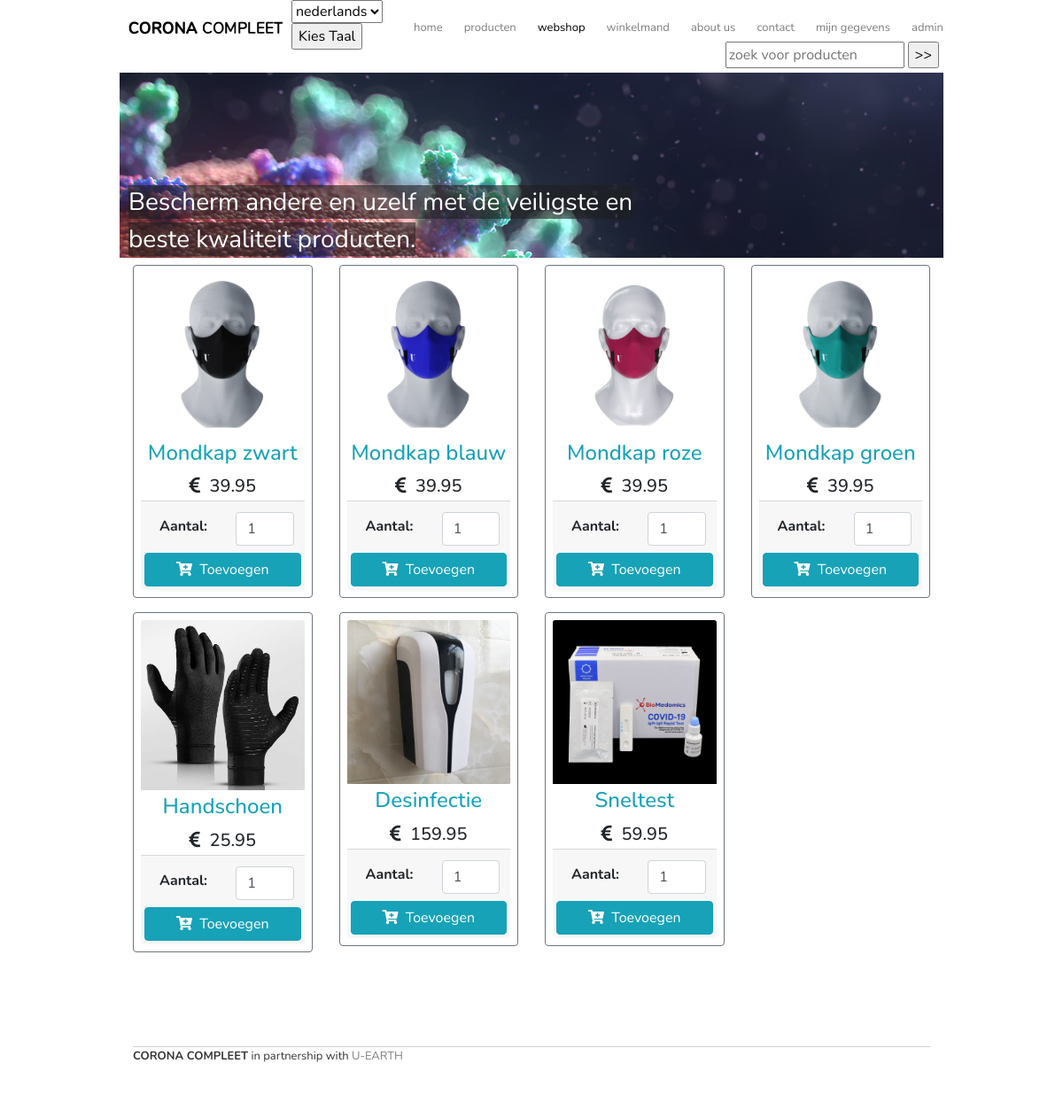
Screenshot of /pagina/webshop.php with the database file from the repository.
### tables this page shows
CREATE TABLE `producten` (
  `productnummer` INT(50) AUTO_INCREMENT,
  `naam` VARCHAR(50) NOT NULL,
  `prijs` VARCHAR(50) ,
  `image` VARCHAR(255) ,
  `voorraad` INT(50) ,
  PRIMARY KEY (`productnummer`)
);

### talen/vertaal.php (called while the page is built, shortened)
<?PHP
$aTalen = array ("nederlands", "engels");
?>

### models/functions.php (called while the page is built, shortened)
<?php
function ExecuteQuery($conn, $query, $params = array()) {
  $stmt = $conn->prepare($query);
  $stmt->execute($params);
return $stmt;
}
function FetchQuery($conn, $query, $params = array()) {
    return ExecuteQuery($conn, $query, $params)->fetchAll(PDO::FETCH_ASSOC);
}
?>

### pagina/webshop.php (the view, shortened to what this page needs)
<?php
  $page = 'webshop';
  require_once 'header.php';
  include('../models/functions.php');
  include('../models/config.php');
?>
<div class="container">
    <div class="row mt-2 pb-3">
      <?php
      $result = FetchQuery($conn, "SELECT * FROM producten", array());
      foreach ($result as $row) :
      ?>
      <div class="col-sm-6 col-md-4 col-lg-3 mb-2">
        <div class="card-deck">
          <div class="card p-2 border-secondary mb-2">
            <img src="<?php echo $row["image"]?>" class="card-img-top">
            <div class="card-body p-1">
              <h4 class="card-title text-center text-info"><?php echo $row["naam"]?></h4>
              <h5 class="card-text text-center"><i class="fas fa-euro-sign"></i>&nbsp;&nbsp;<?php echo number_format($row["prijs"],2)?></h5>
            </div>
            <div class="card-footer p-1">
              <form action="../models/toevoegen.php" class="form-submit" method="post">
                <div class="row p-2">
                  <div class="col-md-6 py-1 pl-4">
                    <b>Aantal: </b>
                  </div>
                  <div class="col-md-6">
                    <input type="number" class="form-control" name="aantal" value="1">
                  </div>
                </div>
                <button class="btn btn-info btn-block addItemBtn"></a><i class="fas fa-cart-plus"></i>&nbsp;&nbsp;Toevoegen</button>
              </form>
            </div>
          </div>
        </div>
      </div>
      <?php endforeach; ?>
    </div>
	<br/>
	<footer class="borderfooter">
		<p><strong>CORONA COMPLEET</strong> in partnership with <a href="https://www.u-earth.eu/">U-EARTH</a></p>
	</footer>
</div>
</body>
</html>

### pagina/header.php (shortened to what this page needs)
<?php
include_once __DIR__ . '/../talen/vertaal.php';
?>
<!DOCTYPE html>
<html lang="nl">
<head>
	<link rel='stylesheet' href='https://cdnjs.cloudflare.com/ajax/libs/font-awesome/5.9.0/css/all.min.css' />
	<link rel="stylesheet" href="https://localhost/git-coronacompleet/BLOK4/css/bootstrap.css">
	<link rel="stylesheet" href="https://localhost/git-coronacompleet/BLOK4/css/bootstrap-grid.css">
	<link rel="stylesheet" href="https://localhost/git-coronacompleet/BLOK4/css/style.css">
</head>
<body>
	<div class="container">
		<header>
			<a href="https://localhost/git-coronacompleet/BLOK4/index.php"><h1>CORONA COMPLEET</h1></a>
			<nav>
				<ul class="nav-list">
					<li><a href="https://localhost/git-coronacompleet/BLOK4/index.php"<?php if(isset($page) && $page == "index") echo " class='selected'";?>>Home</a></li>
					<li><a href="https://localhost/git-coronacompleet/BLOK4/pagina/producten.php"<?php if(isset($page) && $page == "producten") echo " class='selected'";?>>Producten</a>
					</li>
					<li><a href="https://localhost/git-coronacompleet/BLOK4/pagina/webshop.php"<?php if(isset($page) && $page == "webshop") echo ' class="selected"';?>>Webshop</a></li>
					<li><a href="https://localhost/git-coronacompleet/BLOK4/pagina/winkelmand.php"<?php if(isset($page) && $page == "winkelmand") echo " class='selected'";?>>Winkelmand </a><span id="cart-item" class="badge badge-dark"></span></li>
					<li><a href="https://localhost/git-coronacompleet/BLOK4/pagina/aboutus.php"<?php if(isset($page) && $page == "aboutus") echo " class='selected'";?>>About us</a></li>
					<li><a href="https://localhost/git-coronacompleet/BLOK4/pagina/contact.php"<?php if(isset($page) && $page == "contact") echo " class='selected'";?>>Contact</a></li>
					<li><a href="https://localhost/git-coronacompleet/BLOK4/pagina/mijngegevens.php"<?php if(isset($page) && $page == "mijngegevens") echo " class='selected'";?>>Mijn gegevens</a>
					</li>
					<li><a href="https://localhost/git-coronacompleet/BLOK4/pagina/admin.php"<?php if(isset($page) && $page == "admin") echo " class='selected'";?>>Admin</a></li>
				</ul>
			</nav>
			<div class = "zoekBar">
				<form action = "zoekfunctie.php" method="post">
					<input type="text" name="zoeken" placeholder= "zoek voor producten"/>
					<input type="submit" value=">>"/>
				</form>
			</div>
			<form action="" method="post">
            <select name="taalkeuze">
                <?PHP
                for ($i=0; $i < count ($aTalen); $i++)
                {
                ?>
                    <option value="<?=$aTalen[$i];?>"><?=$aTalen[$i];?></option>
                <?PHP
                }
                ?>
            </select>
            <input name="kiezen" type="submit" value="Kies Taal" />
        </form>
			<div class="banner">
				<span class="spanwrap">
					Bescherm andere en uzelf met de veiligste en beste kwaliteit producten.
				</span>
			</div>
		</header>

### css/style.css (style rules this page uses)
.zoekBar { float:right; padding:5px; }
body { font-family: 'Nunito', sans-serif; overflow-y:scroll; }
p { font-size: 33px; line-height: initial; color: #353535; }
h1, h2, h3 { letter-spacing: -1px; }
a { color: #7e7e7e; text-decoration: none; }
a:hover, .selected { color: black; }
li { margin-left: 24px; }
ul { font-size: 33px; color: #353535; }
.borderfooter { border-top: 1px solid #d1d1d1; padding-bottom: 20px; margin-top: 50px; margin-bottom: 15px; line-height: 1em; }
.container { margin-left: initial; max-width: initial; }
@media (min-width: 992px) { p { font-size: 13px; line-height: 20px; } }
@media (min-width: 992px) { .container { margin-left: auto; max-width: 960px; } }
header { overflow: hidden; height:291px; }
header h1 { background: url(../img/logo.png) no-repeat; text-indent: -9999px; width: 174px; height: 23px; margin: 35px 10px 22px; float: left; }
@media (min-width: 992px) { header h1 { background: url(../img/logo.png) no-repeat; text-indent: -9999px; width: 174px; height: 23px; margin: 20px 10px 22px; float: left; } }
.nav-list { background: url(../img/logo.png) no-repeat; background-position: 6% 4%; position: fixed; top: 0; left: 0; width: 100%; height: 100vh; list-style: none; background-color: whitesmoke; z-index: 900; display: flex; flex-direction: column; justify-content: center; opacity: 0; transform: scale(0); transition: opacity 650ms; }
nav { float: right; padding-top: 22px; }
nav li { display: inline; position: relative; }
nav a { text-transform: lowercase; }
@media (min-width: 992px) { .nav-list { background: none; position: initial; font-size: 13px; width: initial; height: initial; background-color: initial; flex-direction: row; opacity: initial; margin: 0; padding: 0; transform: scale(1); } }
.banner { background: url(../img/virus.png) no-repeat; width: 100%; height: 100%; clear: both; padding-left: 10px; padding-top: 125px; padding-inline-end: 300px; margin-top: 100px; max-height: 231px; }
.spanwrap { color: white; font-size: 28px; width: 100px; inline-size: 23px; background-color: rgba(30,30,30,0.6); transform: scale(0); opacity: 0; }
@media (min-width: 992px) { .banner { margin-top: initial; } }
@media (min-width: 992px) { .spanwrap { transform: scale(1); opacity: 1; } }
img { border-radius: 5px 5px 0 0; }
* { box-sizing: border-box; }
.row:after { content: ""; display: table; clear: both; }

### rows the page displays
producten: image (picture), naam "Mondkap zwart", prijs "39.95"
producten: image (picture), naam "Mondkap blauw", prijs "39.95"
producten: image (picture), naam "Mondkap roze", prijs "39.95"
producten: image (picture), naam "Mondkap groen", prijs "39.95"
producten: image (picture), naam "Handschoen", prijs "25.95"
producten: image (picture), naam "Desinfectie", prijs "159.95"
producten: image (picture), naam "Sneltest", prijs "59.95"

### other values shown
form field taalkeuze "nederlands"
